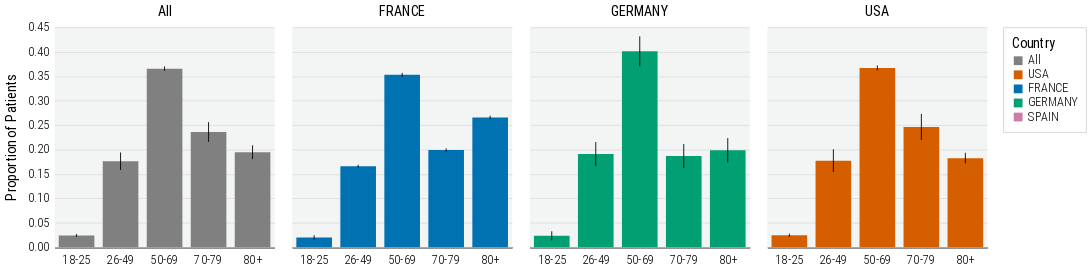

Notebook source saved alongside this figure:
### Code cell
countries = ['All', 'USA', 'FRANCE', 'GERMANY', 'SPAIN']
country_colors = ['gray', '#D45E00', '#0072B2', '#029F73', '#CC7DAA']

plot = alt.Chart(
    df
).mark_bar(
    size=40.5
).encode(
    x=alt.X("group:N", title=None, axis=alt.Axis(labelAngle=0), scale=alt.Scale(clamp=True, nice=True, padding=0)),
    y=alt.Y("Freq:Q", title='Proportion of Patients', scale=alt.Scale(zero=True, nice=True, padding=0)),
    color=alt.Color("siteid:N", title='Country', scale=alt.Scale(domain=countries, range=country_colors)),
).properties(
    width=250,
    height=250
)

ci = plot.mark_errorbar(

).encode(
    x=alt.X("group:N", title=None, axis=alt.Axis(labelAngle=0), scale=alt.Scale(clamp=True, nice=True, padding=0)),
    y=alt.Y('u:Q', title='Proportion of Patients'),
    y2=alt.Y2('l:Q'),
    stroke=alt.value('black')
)

plot = alt.layer(plot, ci).facet(column=alt.Column('siteid:N', title=None))

plot = apply_theme(
    plot,
    axis_y_title_font_size=16,
    title_anchor='start',
    legend_orient='right',
    legend_title_orient='top',
    axis_label_font_size=14,
    header_label_font_size=16,
    subtitle_font_size=18,
    header_label_orient='top'
#     point_size=100
)

plot

### Figure 1 — Vega-Lite specification as saved in the notebook (floating-point values rounded to 4 significant figures)
{"config": {"view": {"continuousWidth": 400, "continuousHeight": 300, "fill": "#F3F5F5", "strokeWidth": 0}, "axis": {"domainColor": "black", "domainWidth": 1.5, "labelFontSize": 14, "labelFontWeight": 300, "labelLimit": 1000, "tickColor": "white", "titleFontSize": 16, "titleFontWeight": 400, "titlePadding": 10}, "axisX": {"labelAngle": 0}, "axisY": {"domain": false, "titleFontSize": 16}, "concat": {"spacing": 0}, "font": "Roboto Condensed", "header": {"labelFontSize": 16, "labelOrient": "top", "titleFontSize": 16, "titleFontWeight": "bold"}, "legend": {"cornerRadius": 0, "fillColor": "white", "gradientLength": 50, "labelFontSize": 14, "labelFontWeight": 300, "orient": "right", "padding": 10, "strokeColor": "lightgray", "symbolStrokeWidth": 2, "titleFontSize": 16, "titleFontWeight": 400, "titleOrient": "top"}, "point": {"size": 70}, "title": {"align": "left", "anchor": "start", "dy": -10, "fontSize": 22, "fontWeight": 500, "subtitleFontSize": 18, "subtitlePadding": 5}}, "data": {"name": "data-9145190e6c768f0d2d29b8109df0b962"}, "facet": {"column": {"type": "nominal", "field": "siteid", "title": null}}, "spec": {"layer": [{"mark": {"type": "bar", "size": 40.5}, "encoding": {"color": {"type": "nominal", "field": "siteid", "scale": {"domain": ["All", "USA", "FRANCE", "GERMANY", "SPAIN"], "range": ["gray", "#D45E00", "#0072B2", "#029F73", "#CC7DAA"]}, "title": "Country"}, "x": {"type": "nominal", "axis": {"labelAngle": 0}, "field": "group", "scale": {"clamp": true, "nice": true, "padding": 0}, "title": null}, "y": {"type": "quantitative", "field": "Freq", "scale": {"nice": true, "padding": 0, "zero": true}, "title": "Proportion of Patients"}}, "height": 250, "width": 250}, {"mark": "errorbar", "encoding": {"color": {"type": "nominal", "field": "siteid", "scale": {"domain": ["All", "USA", "FRANCE", "GERMANY", "SPAIN"], "range": ["gray", "#D45E00", "#0072B2", "#029F73", "#CC7DAA"]}, "title": "Country"}, "stroke": {"value": "black"}, "x": {"type": "nominal", "axis": {"labelAngle": 0}, "field": "group", "scale": {"clamp": true, "nice": true, "padding": 0}, "title": null}, "y": {"type": "quantitative", "field": "u", "title": "Proportion of Patients"}, "y2": {"field": "l"}}, "height": 250, "width": 250}]}, "$schema": "https://vega.github.io/schema/vega-lite/v4.8.1.json", "datasets": {"data-9145190e6c768f0d2d29b8109df0b962": [{"siteid": "All", "group": "18-25", "Freq": 0.02407, "se": 0.003012, "u": 0.02708, "l": 0.02106}, {"siteid": "All", "group": "26-49", "Freq": 0.176, "se": 0.01797, "u": 0.194, "l": 0.158}, {"siteid": "All", "group": "50-69", "Freq": 0.3654, "se": 0.004592, "u": 0.37, "l": 0.3608}, {"siteid": "All", "group": "70-79", "Freq": 0.2358, "se": 0.02021, "u": 0.256, "l": 0.2156}, {"siteid": "All", "group": "80+", "Freq": 0.1944, "se": 0.0142, "u": 0.2086, "l": 0.1802}, {"siteid": "FRANCE", "group": "18-25", "Freq": 0.01999, "se": 0.00462, "u": 0.02461, "l": 0.01537}, {"siteid": "GERMANY", "group": "18-25", "Freq": 0.02335, "se": 0.009419, "u": 0.03277, "l": 0.01393}, {"siteid": "USA", "group": "18-25", "Freq": 0.02453, "se": 0.003271, "u": 0.0278, "l": 0.02126}, {"siteid": "FRANCE", "group": "26-49", "Freq": 0.1656, "se": 0.003129, "u": 0.1688, "l": 0.1625}, {"siteid": "GERMANY", "group": "26-49", "Freq": 0.1907, "se": 0.0245, "u": 0.2152, "l": 0.1662}, {"siteid": "USA", "group": "26-49", "Freq": 0.1772, "se": 0.02324, "u": 0.2005, "l": 0.154}, {"siteid": "FRANCE", "group": "50-69", "Freq": 0.3527, "se": 0.004021, "u": 0.3567, "l": 0.3487}, {"siteid": "GERMANY", "group": "50-69", "Freq": 0.4008, "se": 0.03057, "u": 0.4313, "l": 0.3702}, {"siteid": "USA", "group": "50-69", "Freq": 0.3667, "se": 0.005072, "u": 0.3718, "l": 0.3617}, {"siteid": "FRANCE", "group": "70-79", "Freq": 0.1989, "se": 0.00336, "u": 0.2022, "l": 0.1955}, {"siteid": "GERMANY", "group": "70-79", "Freq": 0.1868, "se": 0.02431, "u": 0.2111, "l": 0.1625}, {"siteid": "USA", "group": "70-79", "Freq": 0.2461, "se": 0.02674, "u": 0.2728, "l": 0.2194}, {"siteid": "FRANCE", "group": "80+", "Freq": 0.2655, "se": 0.003717, "u": 0.2692, "l": 0.2618}, {"siteid": "GERMANY", "group": "80+", "Freq": 0.1984, "se": 0.02488, "u": 0.2233, "l": 0.1736}, {"siteid": "USA", "group": "80+", "Freq": 0.1823, "se": 0.01104, "u": 0.1934, "l": 0.1713}]}}
